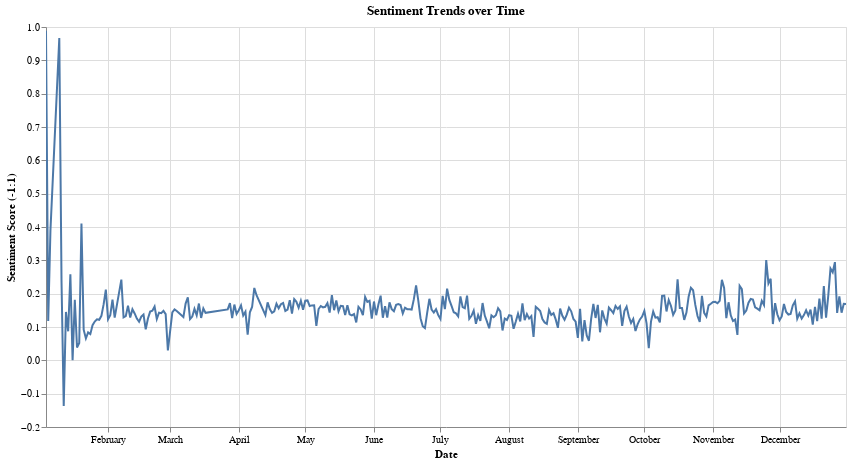

The notebook cell saved with this chart:
### Code cell
# chart with Compound Sentiment Scores
chart_GME_sentiment = alt.Chart(grouped_sentiment).mark_line().encode(
    x=alt.X('Date:T').title("Date"),
    y=alt.Y('compound:Q').title("Sentiment Score (-1:1)"),
    #color='Sentiment:N',
    tooltip=['Date:T','compound:Q']
).properties(
    width=800,
    height=400,
    title="Sentiment Trends over Time"
).interactive()
chart_GME_sentiment

### Figure 1 — Vega-Lite specification as saved in the notebook (floating-point values rounded to 4 significant figures; data arrays with more than 128 entries replaced by an {"elided": "..."} marker saying what was removed)
{"config": {"view": {"continuousWidth": 300, "continuousHeight": 300}}, "data": {"name": "data-f06414e59b49900254ab3d89d9a0acb6"}, "mark": {"type": "line"}, "encoding": {"tooltip": [{"field": "Date", "type": "temporal"}, {"field": "compound", "type": "quantitative"}], "x": {"field": "Date", "title": "Date", "type": "temporal"}, "y": {"field": "compound", "title": "Sentiment Score (-1:1)", "type": "quantitative"}}, "height": 400, "params": [{"name": "param_2", "select": {"type": "interval", "encodings": ["x", "y"]}, "bind": "scales"}], "title": "Sentiment Trends over Time", "width": 800, "$schema": "https://vega.github.io/schema/vega-lite/v5.14.1.json", "datasets": {"data-f06414e59b49900254ab3d89d9a0acb6": {"elided": "343 records"}}}
